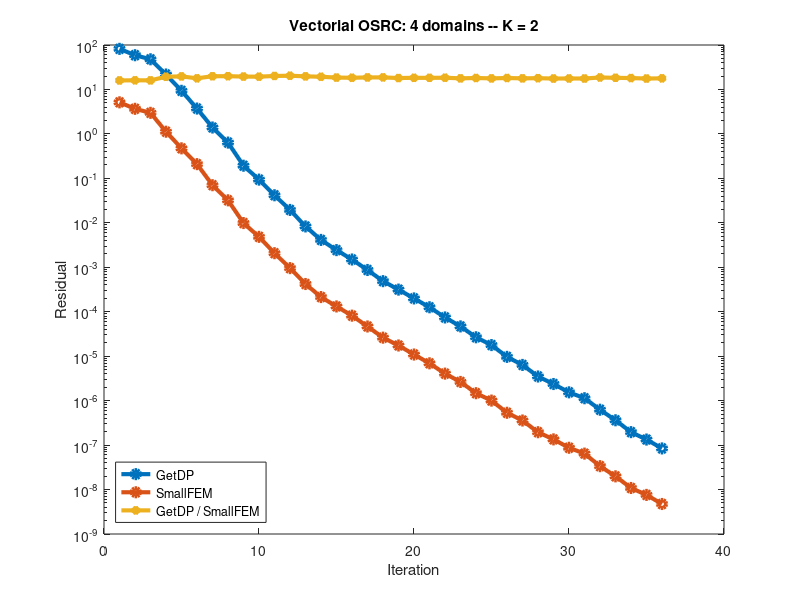

Write MATLAB code to recreate this figure.
%%%%%%%%%%%%%%%%%%%%%%%%%%%%%%%
%% GetDP vs SmallFEM         %%
%% Vectorial OSRC: 4 domains %%
%% K = 2                     %%
%%%%%%%%%%%%%%%%%%%%%%%%%%%%%%%

clear all;
close all;

getdp = ...
    [
        8.189114178712e+01
        5.892411513563e+01
        4.770721121231e+01
        2.168574949466e+01
        9.317656848197e+00
        3.718932216074e+00
        1.393013898653e+00
        6.379361261519e-01
        1.924994272548e-01
        9.372900786038e-02
        4.166909356779e-02
        1.948706491722e-02
        8.296491880276e-03
        4.124424736391e-03
        2.432951278363e-03
        1.496032619035e-03
        8.691153668049e-04
        4.875541559670e-04
        3.144515092799e-04
        1.991931089970e-04
        1.260590732709e-04
        7.436767395683e-05
        4.679649080135e-05
        2.662826214929e-05
        1.778880079556e-05
        9.649783370310e-06
        6.352688483996e-06
        3.493095630298e-06
        2.365533793873e-06
        1.537568355250e-06
        1.132819925834e-06
        6.245599670381e-07
        3.619406141647e-07
        1.957883105944e-07
        1.332652605179e-07
        8.417297950589e-08
%5.939303227790e-08
    ];

smallfem = ...
    [
        5.132388376611e+00
        3.669344113327e+00
        2.978380922431e+00
        1.121255591139e+00
        4.736182274962e-01
        2.089042383732e-01
        7.019404317594e-02
        3.209107304048e-02
        9.876968929229e-03
        4.834201377791e-03
        2.072946289977e-03
        9.569305199008e-04
        4.204135514946e-04
        2.137793586479e-04
        1.315729677120e-04
        8.158221707608e-05
        4.659706837848e-05
        2.609826391242e-05
        1.740364996699e-05
        1.089824456907e-05
        6.916211810891e-06
        4.050579191188e-06
        2.633711451949e-06
        1.470351482681e-06
        1.002557692582e-06
        5.332782803164e-07
        3.572800066623e-07
        1.948268686927e-07
        1.344337489702e-07
        8.707678164374e-08
        6.429811049617e-08
        3.358760762001e-08
        1.981188566258e-08
        1.084647627249e-08
        7.570711558372e-09
        4.733584534087e-09
    ];

it = [1:size(smallfem, 1)];

semilogy(it, ...
         getdp,             '-o', 'linewidth', 3, ...
         smallfem,          '-o', 'linewidth', 3, ...
         getdp ./ smallfem, '-*', 'linewidth', 3);
legend({'GetDP', 'SmallFEM', 'GetDP / SmallFEM'}, 'location', 'SouthWest');
title('Vectorial OSRC: 4 domains -- K = 2');
xlabel('Iteration');
ylabel('Residual');

print('vosrc2.png');